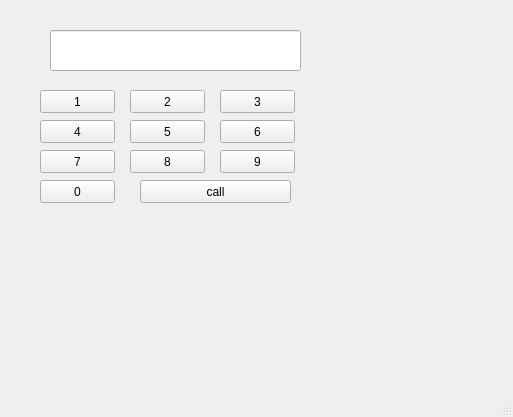
<?xml version="1.0" encoding="UTF-8"?>
<ui version="4.0">
 <class>PushButton</class>
 <widget class="QMainWindow" name="PushButton">
  <property name="geometry">
   <rect>
    <x>0</x>
    <y>0</y>
    <width>513</width>
    <height>417</height>
   </rect>
  </property>
  <property name="windowTitle">
   <string>MainWindow</string>
  </property>
  <widget class="QWidget" name="centralwidget">
   <widget class="QLineEdit" name="le">
    <property name="geometry">
     <rect>
      <x>50</x>
      <y>30</y>
      <width>251</width>
      <height>41</height>
     </rect>
    </property>
    <property name="alignment">
     <set>Qt::AlignRight|Qt::AlignTrailing|Qt::AlignVCenter</set>
    </property>
    <property name="readOnly">
     <bool>false</bool>
    </property>
   </widget>
   <widget class="QPushButton" name="pb1">
    <property name="geometry">
     <rect>
      <x>40</x>
      <y>90</y>
      <width>75</width>
      <height>23</height>
     </rect>
    </property>
    <property name="text">
     <string>1</string>
    </property>
   </widget>
   <widget class="QPushButton" name="pb2">
    <property name="geometry">
     <rect>
      <x>130</x>
      <y>90</y>
      <width>75</width>
      <height>23</height>
     </rect>
    </property>
    <property name="text">
     <string>2</string>
    </property>
   </widget>
   <widget class="QPushButton" name="pb3">
    <property name="geometry">
     <rect>
      <x>220</x>
      <y>90</y>
      <width>75</width>
      <height>23</height>
     </rect>
    </property>
    <property name="text">
     <string>3</string>
    </property>
   </widget>
   <widget class="QPushButton" name="pb4">
    <property name="geometry">
     <rect>
      <x>40</x>
      <y>120</y>
      <width>75</width>
      <height>23</height>
     </rect>
    </property>
    <property name="text">
     <string>4</string>
    </property>
   </widget>
   <widget class="QPushButton" name="pb5">
    <property name="geometry">
     <rect>
      <x>130</x>
      <y>120</y>
      <width>75</width>
      <height>23</height>
     </rect>
    </property>
    <property name="text">
     <string>5</string>
    </property>
   </widget>
   <widget class="QPushButton" name="pb6">
    <property name="geometry">
     <rect>
      <x>220</x>
      <y>120</y>
      <width>75</width>
      <height>23</height>
     </rect>
    </property>
    <property name="text">
     <string>6</string>
    </property>
   </widget>
   <widget class="QPushButton" name="pb7">
    <property name="geometry">
     <rect>
      <x>40</x>
      <y>150</y>
      <width>75</width>
      <height>23</height>
     </rect>
    </property>
    <property name="text">
     <string>7</string>
    </property>
   </widget>
   <widget class="QPushButton" name="pb8">
    <property name="geometry">
     <rect>
      <x>130</x>
      <y>150</y>
      <width>75</width>
      <height>23</height>
     </rect>
    </property>
    <property name="text">
     <string>8</string>
    </property>
   </widget>
   <widget class="QPushButton" name="pb9">
    <property name="geometry">
     <rect>
      <x>220</x>
      <y>150</y>
      <width>75</width>
      <height>23</height>
     </rect>
    </property>
    <property name="text">
     <string>9</string>
    </property>
   </widget>
   <widget class="QPushButton" name="pb0">
    <property name="geometry">
     <rect>
      <x>40</x>
      <y>180</y>
      <width>75</width>
      <height>23</height>
     </rect>
    </property>
    <property name="text">
     <string>0</string>
    </property>
   </widget>
   <widget class="QPushButton" name="pb_call">
    <property name="geometry">
     <rect>
      <x>140</x>
      <y>180</y>
      <width>151</width>
      <height>23</height>
     </rect>
    </property>
    <property name="text">
     <string>call</string>
    </property>
   </widget>
  </widget>
  <widget class="QMenuBar" name="menubar">
   <property name="geometry">
    <rect>
     <x>0</x>
     <y>0</y>
     <width>513</width>
     <height>21</height>
    </rect>
   </property>
  </widget>
  <widget class="QStatusBar" name="statusbar"/>
 </widget>
 <resources/>
 <connections/>
 <slots>
  <slot>click()</slot>
 </slots>
</ui>
